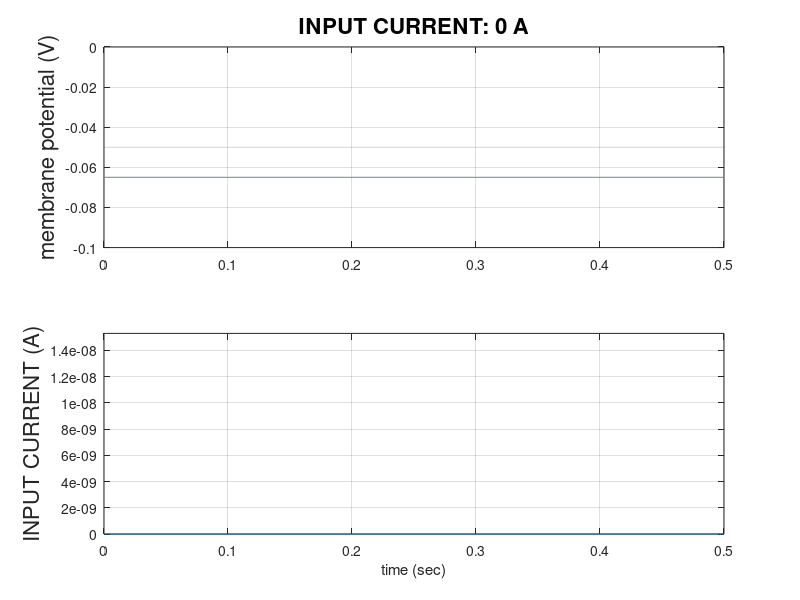
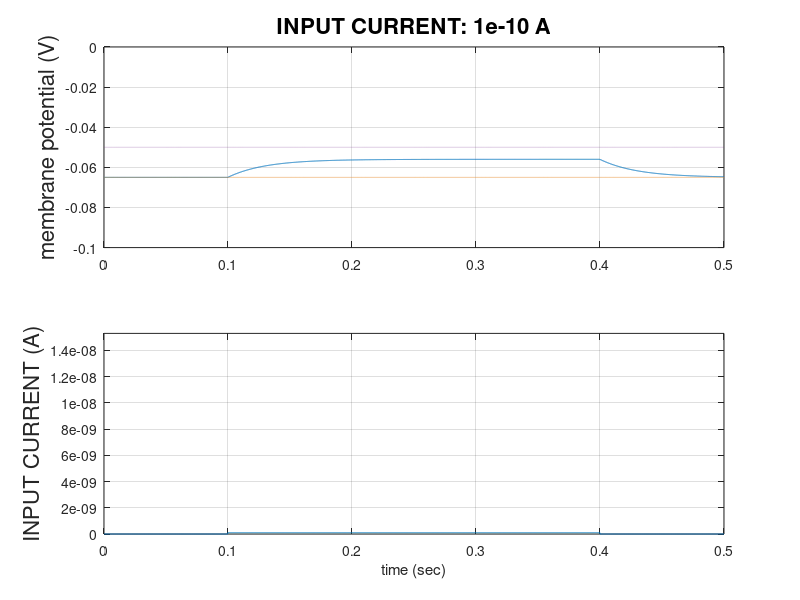
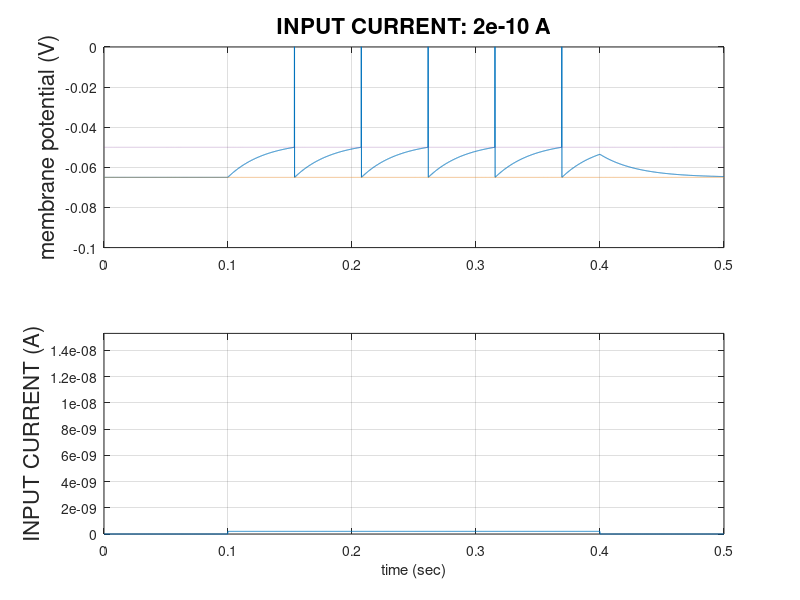
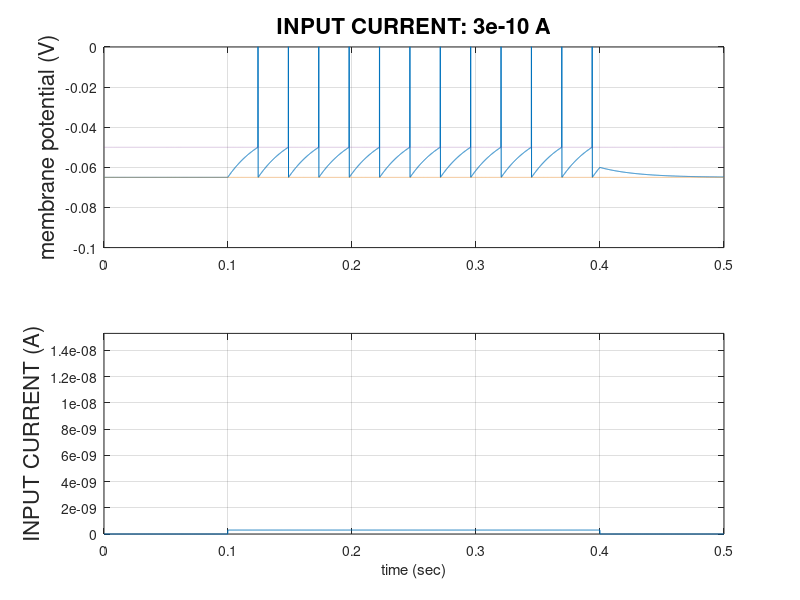

MATLAB code for these plots, in order:
% FIVE3   Exercise 3 from CHAPTER 5 of Dayan and Abbott
% NEUR1680
% Last updated March 1, 2012

% Build a model integrate-and-fire neuron from equation 5.8.
% Use Vrest = -70 mV, Rm = 10 MegOhm and tau_m = 10 ms.
% Initially set V = Vrest. When the membrane potential reaches Vth = -54 mV,
% make the neuron fire a spike and reset the potential to Vreset = -80 mV.
% Show sample voltage traces (with spikes) for a 300-ms-long current pulse
% (choose a reasonable current Ie) centered in a 500-ms-long simulation.
% Determine the firing rate of the model for various magnitudes of constant Ie
% and compare the results with equation 5.11.

clear
% close all

set(0, 'DefaultFigureWindowStyle', 'docked')

epoch = .5;                         % length of epoch in seconds
bin_length = .0001;                  % bin length (discretization of time axis) in sec

time_axis = 0:bin_length:epoch;     % time axis
N = length(time_axis);              % number of bins in spike train

parameter_set = 2;                  % parameter sets are defined below

switch parameter_set
    
case 1                                  % parameters as specified in problem assignment

    Vrest = -.070;                      % resting potential (V)
    Rm = 10^7;                          % membrane resistance (ohm)
    tau_m = .010;                       % membrane time constant (sec)
    Vth = -.054;                        % firing threshold (V)
    Vreset = -.080;                     % reset potential (V)
    Ie_values  = [1.5 1.600 1.602 1.605 1.610 1.615 1.620:.02:1.7 1.8:.1:2.2 2.5]*10^-9;   % electrode current values (A)
    
case 2                                  % parameters as specified in Fig. 5.6.A

    Vrest = -.065;                      % resting potential (V)
    Rm = 9*10^7;                        % membrane resistance (ohm)
    tau_m = .030;                       % membrane time constant (sec)
    Vth = -.050;                        % firing threshold (V)
    Vreset = -.065;                     % reset potential (V)
    Ie_values  = (0:.1:1)*10^-9;        % electrode current values (A)
    
end

k = 0;
current = zeros(1,N);                   % electrode current will be zero except in 300 ms window
window = .1/bin_length:.4/bin_length;   % current-injection window in bin units
rate = zeros(size(Ie_values));

for Ie = Ie_values
    
    k = k+1;
    V = Vrest*ones(1,N);
    current(window) = Ie;   % set electrode current at specified value in 300 ms window
    
    for n = 2:N
        if V(n-1) < Vth                                             % subthreshold regime
            V_derivative = (Vrest - V(n-1) + Rm*current(n))/tau_m;  % derivative of V (eq. 5.8)
            V(n) = V(n-1) + bin_length*V_derivative;
        elseif (V(n-1) > Vth) && (V(n-1) < .1)                      % spike at time n
            V(n) = .1;                                              % arbitrary spike value
        elseif V(n-1) == .1                                         % spike at time n-1
            V(n) = Vreset;       
        end
    end
    
    rate(k) = sum(V==.1)/(length(window)*bin_length);   % compute rate over current injection window
    
    figure(k)
    subplot(2,1,1)
    plot(time_axis,V,'-',time_axis,Vreset*ones(1,N),':',time_axis,Vrest*ones(1,N),':',time_axis,Vth*ones(1,N),':')
    grid on
    ylabel('membrane potential (V)', 'fontsize', 16)
    set(gca,'YLim',[-.1 .0])
    title(['INPUT CURRENT: ' num2str(Ie) ' A'], 'fontsize', 16)
    subplot(2,1,2)
    plot(time_axis,current)
    ylabel('INPUT CURRENT (A)', 'fontsize', 16)
    set(gca,'YLim',[0 2.5]*10^-9)
    grid on
    xlabel('time (sec)')
    
end



figure(k+1)
plot(Ie_values,rate,'-*')
hold on
grid on
title('FIRING RATE v. INPUT CURRENT', 'fontsize', 16)
ylabel('firing rate (Hz)', 'fontsize', 16)
xlabel('input current (A)', 'fontsize', 16)

theoretical_rate = 1./(tau_m*log(max(eps,(Rm*Ie_values+Vrest-Vreset)./(Rm*Ie_values+Vrest-Vth))));    % equation 5.11
theoretical_rate(logical(Ie_values<(Vth-Vrest)/Rm)) = 0;
plot(Ie_values,theoretical_rate,'r')

hold off
legend('NUMERICAL', 'THEORETICAL', 'location', 'best')

